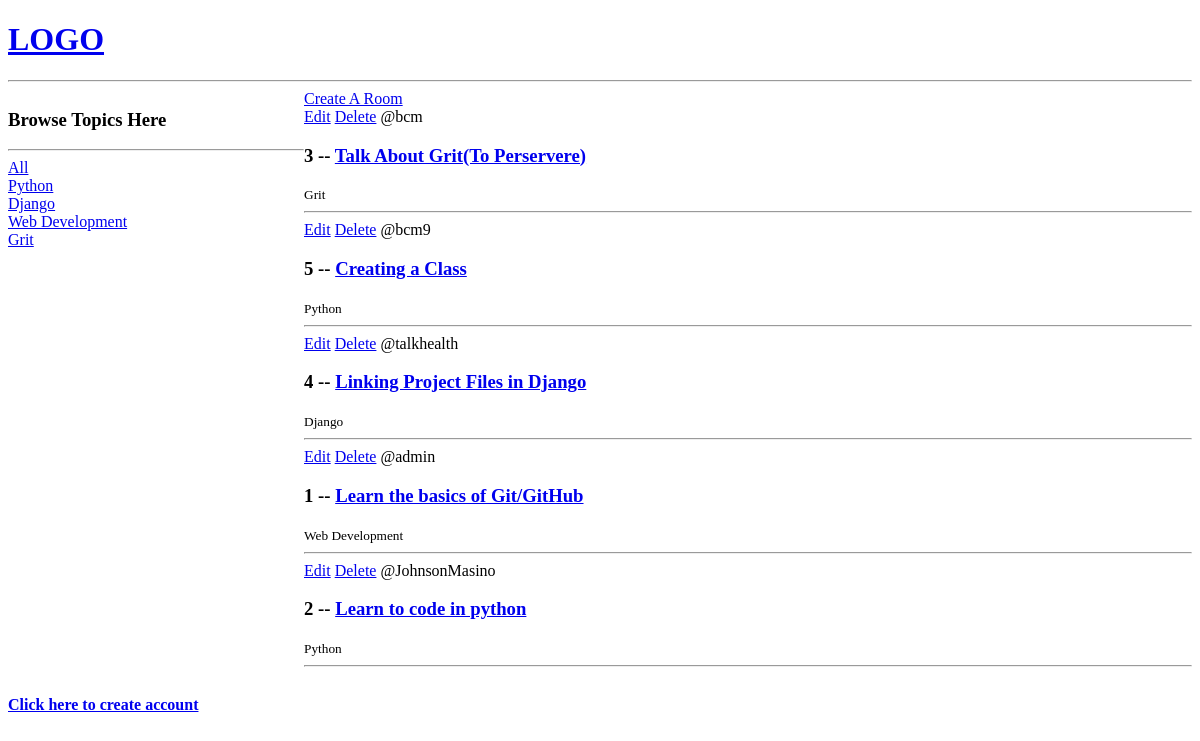
Before: / with the older database file.
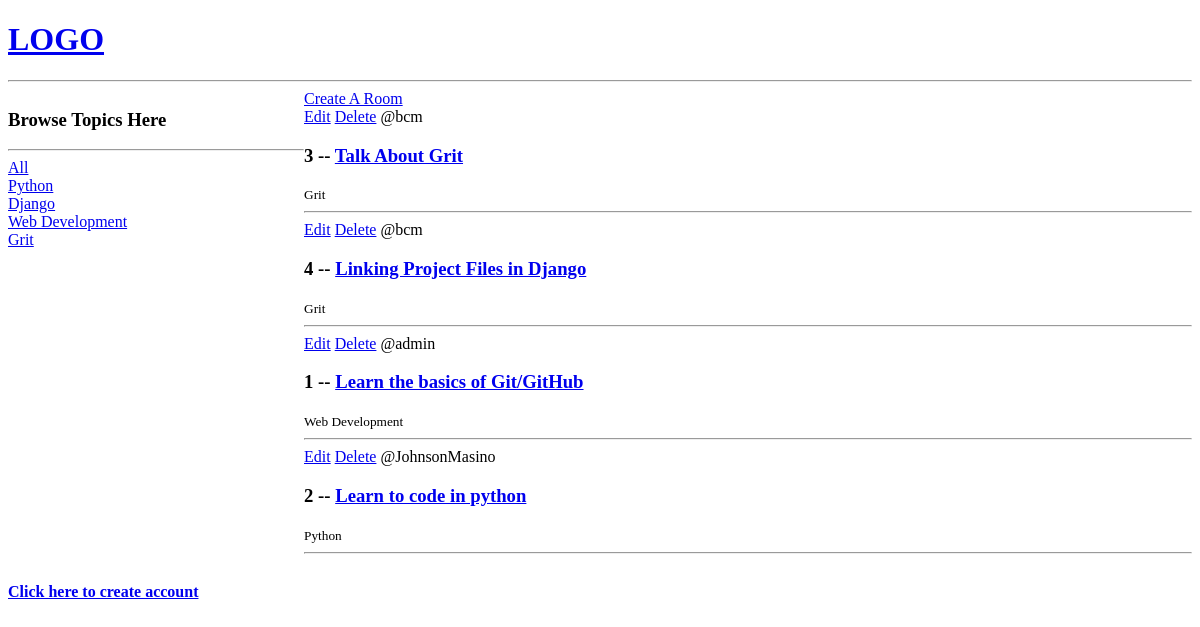
After: the same page with the newer database file.
### NinazHairline/models.py (models this page shows, shortened)
class Topic(models.Model):
    name = models.CharField(max_length=200)

class Service(models.Model):
    host = models.ForeignKey(User, on_delete=models.SET_NULL, null=True)
    topic = models.ForeignKey(Topic, on_delete=models.SET_NULL, null=True)
    name = models.CharField(max_length=200)
    description = models.TextField(null=True, blank=True)
    updated = models.DateTimeField(auto_now=True)
    created = models.DateTimeField(auto_now_add=True)
    class Meta:
        ordering = ['-updated', '-created']

### NinazHairline/views.py (the view)
# urls.py: path('', views.home, name="home"),
def home(request):
    q = request.GET.get('q') if request.GET.get('q') != None else ''
    services = Service.objects.filter(topic__name__icontains=q)
    topics = Topic.objects.all()
    context = {'services': services, 'topics': topics}
    return render(request, 'NinazHairline/home.html', context)

### NinazHairline/Templates/NinazHairline/home.html (shortened to what this page needs)
{% extends 'NinazHairline/main.html' %}
{% load socialaccount %}
{% block content %}
<div class="home-container">
    <div>
        <h3>Browse Topics Here</h3>
        <hr>
        <div>
            <a href="{% url 'home' %}">All</a>
        </div>
        {% for topic in topics %}
        <div>
            <a href="{% url 'home'  %}?q={{topic.name}}">{{topic.name}}</a>
        </div>
        {% endfor %}
    </div>
    <div>
        <a href="{% url 'create-service' %}">Create A Room</a>
    <div>
        {% for service in services %}
            <div>
                <a href="{% url 'update-service' service.id %}">Edit</a>
                <a href="{% url 'delete-service' service.id %}">Delete</a>
                <span>@{{service.host.username}}</span>
                <h3>{{service.id}} -- <a href="{% url 'service' service.id %}">{{service.name}}</a></h3>
                <small>{{service.topic.name}}</small>
                <hr>
            </div>
        {% endfor %}
    </div>
    </div>
</div>
<h4>
    <a href="{% provider_login_url 'google' %}">Click here to create account</ha>
</h4>
{% endblock content %}

Changed rows visible on the page:
removed Service: host.username "bcm9", id "5", name "Creating a Class", topic.name "Python"
changed Service id 3: name "Talk About Grit(To Perservere)" → "Talk About Grit"
changed Service "Linking Project Files in Django": host.username "talkhealth" → "bcm"; topic.name "Django" → "Grit"
